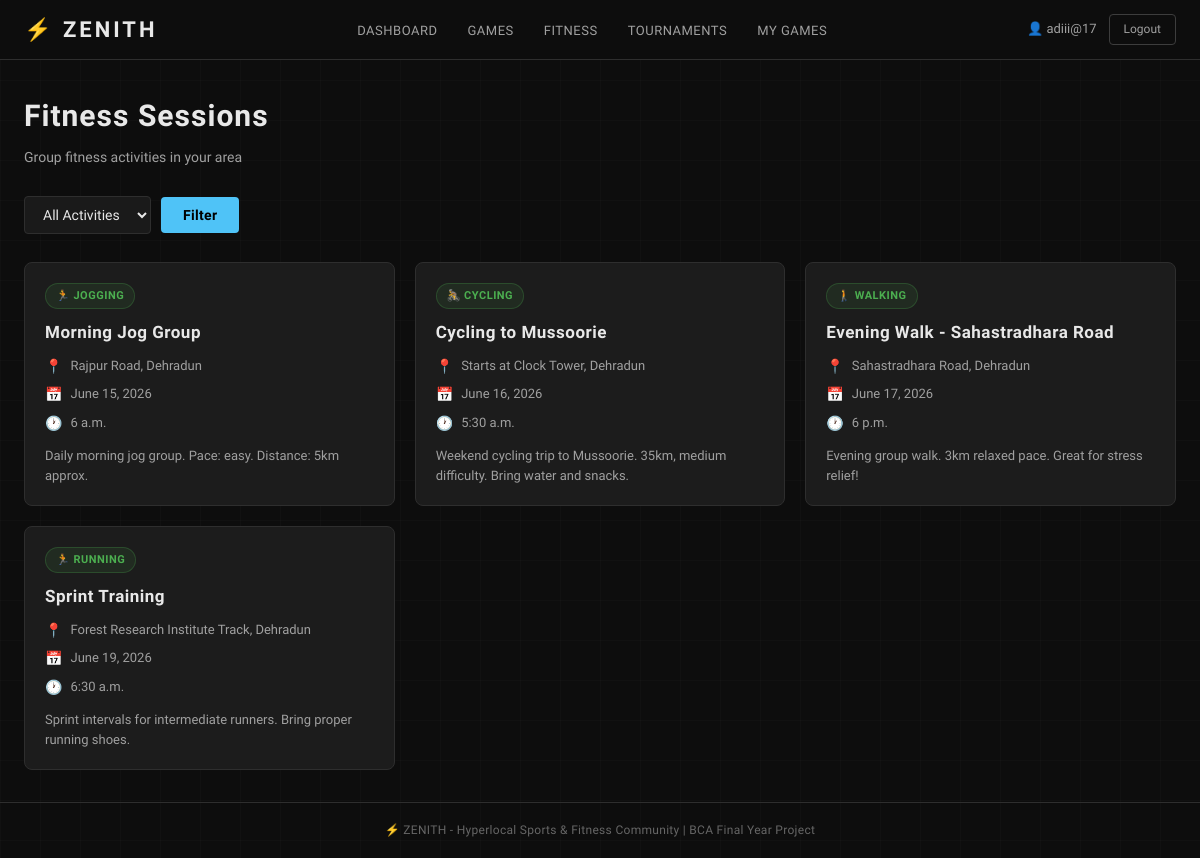
The page /fitness/ (signed in) on the database its author committed.
### zenith/models.py (models this page shows, shortened)
class FitnessSession(models.Model):
    ACTIVITY_CHOICES = [
        ('running', 'Running'),
        ('jogging', 'Jogging'),
        ('walking', 'Walking'),
        ('cycling', 'Cycling'),
    ]
    title = models.CharField(max_length=200)
    activity_type = models.CharField(max_length=50, choices=ACTIVITY_CHOICES)
    location = models.CharField(max_length=300)
    date = models.DateField()
    time = models.TimeField()
    description = models.TextField(blank=True)
    created_at = models.DateTimeField(auto_now_add=True)
    class Meta:
        ordering = ['date', 'time']  # Sort by date and time

### zenith/views.py (the view)
# urls.py: path('fitness/', views.fitness_list, name='fitness_list'),
@login_required
def fitness_list(request):
    sessions = FitnessSession.objects.all()
    activity_filter = request.GET.get('activity', '')
    if activity_filter:
        sessions = sessions.filter(activity_type=activity_filter)
    activity_choices = FitnessSession.ACTIVITY_CHOICES
    context = {
        'sessions': sessions,
        'activity_filter': activity_filter,
        'activity_choices': activity_choices,
    }
    return render(request, 'zenith/fitness_list.html', context)

### zenith/templates/zenith/fitness_list.html (shortened to what this page needs)
{% extends 'zenith/base.html' %}
{% block content %}
<div class="list-page">
    <div class="page-header-row">
        <div>
            <h1 class="page-title">Fitness Sessions</h1>
            <p class="page-subtitle">Group fitness activities in your area</p>
        </div>
    </div>
    <form method="GET" action="{% url 'fitness_list' %}" class="filter-bar">
        <select name="activity" class="filter-select">
            <option value="">All Activities</option>
        </select>
        <button type="submit" class="btn-primary">Filter</button>
    </form>
    {% if sessions %}
    <div class="games-grid">
        {% for session in sessions %}
        <div class="game-card fitness-card">
            <div class="game-card-topbar">
                {% if session.activity_type == 'running' %}
                    <span class="sport-tag sport-tag-fitness">🏃 Running</span>
                {% elif session.activity_type == 'jogging' %}
                    <span class="sport-tag sport-tag-fitness">🏃 Jogging</span>
                {% elif session.activity_type == 'walking' %}
                    <span class="sport-tag sport-tag-fitness">🚶 Walking</span>
                {% elif session.activity_type == 'cycling' %}
                    <span class="sport-tag sport-tag-fitness">🚴 Cycling</span>
                {% endif %}
            </div>
            <h3 class="game-title">{{ session.title }}</h3>
            <div class="game-meta">
                <div class="meta-item">
                    <span class="meta-icon">📍</span>
                    <span>{{ session.location }}</span>
                </div>
                <div class="meta-item">
                    <span class="meta-icon">📅</span>
                    <span>{{ session.date }}</span>
                </div>
                <div class="meta-item">
                    <span class="meta-icon">🕐</span>
                    <span>{{ session.time }}</span>
                </div>
            </div>
            {% if session.description %}
            <p class="game-description-preview">{{ session.description|truncatewords:15 }}</p>
            {% endif %}
        </div>
        {% endfor %}
    </div>
    {% else %}
    <div class="empty-state">
        <div class="empty-icon">🏋️</div>
        <h3>No Fitness Sessions Available</h3>
        <p>Check back soon! Admins can add fitness sessions from the admin panel.</p>
    </div>
    {% endif %}
</div>
{% endblock %}

### zenith/templates/zenith/base.html (shortened to what this page needs)
<!DOCTYPE html>
<html lang="en">
<head>
    {% load static %}
    <link rel="stylesheet" href="{% static 'zenith/css/style.css' %}">
</head>
<body>
    {% if user.is_authenticated %}
    <nav class="navbar">
        <div class="nav-container">
            <a href="{% url 'dashboard' %}" class="nav-brand">
                <span class="brand-icon">⚡</span> ZENITH
            </a>
            <ul class="nav-links" id="navLinks">
                <li><a href="{% url 'dashboard' %}" class="nav-link">Dashboard</a></li>
                <li><a href="{% url 'games_list' %}" class="nav-link">Games</a></li>
                <li><a href="{% url 'fitness_list' %}" class="nav-link">Fitness</a></li>
                <li><a href="{% url 'tournament_list' %}" class="nav-link">Tournaments</a></li>
                <li><a href="{% url 'my_games' %}" class="nav-link">My Games</a></li>
            </ul>
            <div class="nav-user">
                <span class="nav-username">👤 {{ user.username }}</span>
                <a href="{% url 'logout' %}" class="btn-logout">Logout</a>
            </div>
        </div>
    </nav>
    {% endif %}
    <main class="main-content">
        {% block content %}
        {% endblock %}
    </main>
    <footer class="footer">
        <p>⚡ ZENITH - Hyperlocal Sports & Fitness Community | BCA Final Year Project</p>
    </footer>
</body>
</html>

### rows shown on the page
FitnessSession: activity_type "🏃 JOGGING", title "Morning Jog Group", location "Rajpur Road, Dehradun", date "June 15, 2026", time "6 a.m.", description "Daily morning jog group. Pace: easy. Distance: 5km approx."
FitnessSession: activity_type "🚴 CYCLING", title "Cycling to Mussoorie", location "Starts at Clock Tower, Dehradun", date "June 16, 2026", time "5:30 a.m.", description "Weekend cycling trip to Mussoorie. 35km, medium difficulty. Bring water and snacks."
FitnessSession: activity_type "🚶 WALKING", title "Evening Walk - Sahastradhara Road", location "Sahastradhara Road, Dehradun", date "June 17, 2026", time "6 p.m.", description "Evening group walk. 3km relaxed pace. Great for stress relief!"
FitnessSession: activity_type "🏃 RUNNING", title "Sprint Training", location "Forest Research Institute Track, Dehradun", date "June 19, 2026", time "6:30 a.m.", description "Sprint intervals for intermediate runners. Bring proper running shoes."

### other values the page prints
{{ user.username }} "adiii@17"
